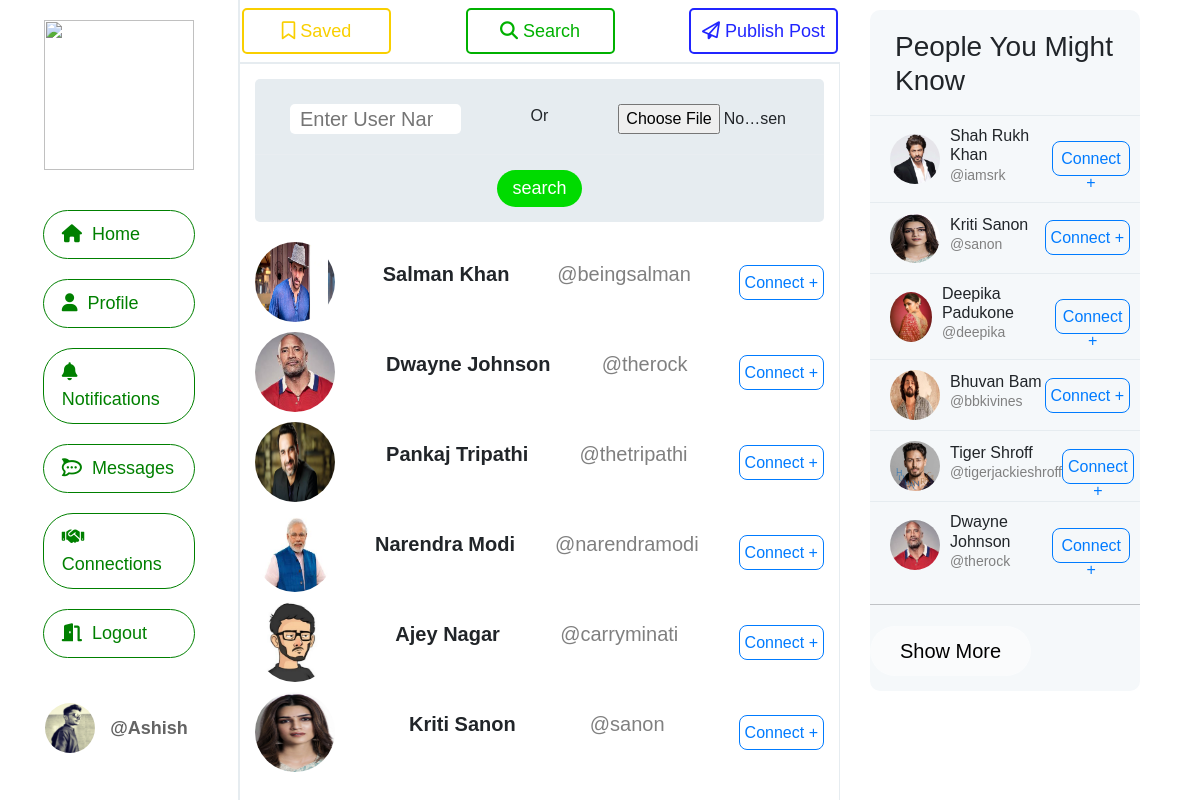
Page /search (signed in) on the committed database.
### App/models.py (models this page shows, shortened)
class User(models.Model):
    firstname = models.CharField(max_length=100)
    lastname = models.CharField(max_length=100)
    username = models.CharField(max_length=100)
    date_joined = models.DateTimeField(default=timezone.now, null=True)
    bio = models.TextField(max_length=160, blank=True, null=True)
    useremail = models.EmailField()
    password = models.CharField(max_length=100)
    pimage = models.ImageField(upload_to='profiles/')
    backupimage = models.ImageField(upload_to='searches/', null=True)

### App/views.py (the view)
# urls.py: path('search',views.search,name='search'),
def search(request):
    global searcheduser
    try:
        uid = request.session['logid']
    except:
        return redirect('login')
    try:
        Authenticated = User.objects.get(id=uid)
    except:
        Authenticated = None
    if Authenticated is not None:
        notification = Notification.objects.get(user=Authenticated)
        usersuggestions = User.objects.all().exclude(username=Authenticated.username).order_by("?")[:6]
        followings = Follower.objects.filter(followers=Authenticated).values_list('user', flat=True)
        suggestions = User.objects.exclude(pk__in=followings).exclude(username=Authenticated.username).order_by("?")[:6]
        if request.method=='POST':
            username = request.POST.get('username')
            found = False
            if username == '':
                userimage = request.FILES['searchimage']
                searchImage = Image.open(userimage)
                image_array = np.array(searchImage)
                found_id = None
                try :
                    dfs = DeepFace.find(img_path=image_array,db_path="media/searches/")
                    userstring = str(dfs[0]['identity'].iloc[0])
                    originalString = userstring[6:]
                    searcheduser = User.objects.values('id', 'backupimage')
                    for item in searcheduser:
                        if item['backupimage'] == originalString:
                            found_id = item['id']
                            break
                    searcheduser = User.objects.filter(id=found_id).first()
                    found = True
                except:
                    messages.error(request, "User Not Found with This Face")
                    searcheduser = False
            else:
                try:
                    searcheduser = User.objects.get(username = username)
                    found = True
                except:
                    found = False
                print("*****************************************")
                print(found)
            if found == False:
                global message
                messages.error = (request,"User Not Found with This Face or User Name")
        else:
            searcheduser = False
        context = {
            'user' : Authenticated,
            'notification' : notification,
            'suggestions' : suggestions,
            'searcheduser':searcheduser,
            'usersuggestions':usersuggestions,
        }
        return render(request,'search.html',context)
    else:
        return redirect(login)

### App/templates/search.html (shortened to what this page needs)
<!DOCTYPE html>
<html lang="en">
{% load static %}
<head>
    <link rel="stylesheet" href="{% static 'css/style.css' %}">
    <link rel="stylesheet" href="https://cdnjs.cloudflare.com/ajax/libs/slick-carousel/1.8.1/slick.css"/>
    <link rel="stylesheet" href="https://cdnjs.cloudflare.com/ajax/libs/font-awesome/6.6.0/css/all.min.css"
 />
        <link rel="stylesheet" href="https://cdn.jsdelivr.net/npm/sweetalert2@11/dist/sweetalert2.min.css">
        <link href="https://cdn.jsdelivr.net/npm/bootstrap@5.0.2/dist/css/bootstrap.min.css" rel="stylesheet">
</head>
<body>
    <div class="grid-container">
        <header>
            <button class="save" onclick="window.location.href='saved';"><i class="fa-regular fa-bookmark"></i> Saved</button>
            <button class="search" onclick="window.location.href='search';"><i class="fa-solid fa-magnifying-glass"></i> Search</button>
            <button type="button" class="publish" data-bs-toggle="modal" data-bs-target="#exampleModal">
            <i class="fa-regular fa-paper-plane" ></i> Publish Post</button>
        </header>
<div class="side">
    <div class="logo">
        <img src="{% static 'images/connection2.png' %}" alt="">
    </div>
    <div class="navigation">
        <a href="index"><i class="fa-solid fa-house"></i>Home</a>
        <a href="profile/{{user.username}}"><i class="fa-solid fa-user"></i>Profile</a>
        <a href="notification"><i class="fa-solid fa-bell"></i>Notifications
        </a>
        <a href="messaging"><i class="fa-brands fa-rocketchat"></i>Messages</a>
        <a href="connections"><i class="fa-solid fa-handshake"></i>Connections</a>
        <a href="logout"><i class="fa-solid fa-door-open"></i>Logout</a>
    </div>
    <div class="log-user">
        <img src="media/{{user.pimage}}" alt="Profile Image">
        <a href="/profile">@{{ user.username}}</a>
    </div>
</div>
        <div class="posts">
            <form action="search" method="POST" id="searchForm" class="user-search" enctype="multipart/form-data">
                <div class="search-type">
                    <input type="search" name="username" placeholder="Enter User Name">
                    <span>Or</span>
                    <input type="file" id="imageid" name="searchimage">
                </div>
                <hr>
                <input type="submit" onclick="loadLoader()" value="search">
            </form>
            {% for usuggest in usersuggestions %}
            <div class="search-result">
                <div class="result">
                    <img src="media/{{usuggest.pimage}}" alt="Profile Image" onclick="window.location.href='profile/{{usuggest.username}}'">
                    <p style="font-weight:bold;" onclick="window.location.href='profile/{{usuggest.username}}'">{{usuggest.firstname}} {{usuggest.lastname}}</p>
                    <p style="color:grey" onclick="window.location.href='profile/{{usuggest.username}}'">@{{usuggest.username}}</p>
                    <button onclick="follow_user(this,'{{usuggest.username}}','suggest')">Connect + </button>
                </div>
            </div>
            {% endfor %}
        </div>
        <div class="suggest">
            <h3 style="padding:10px 25px;">People You Might Know</h3>
            {% for suggest in suggestions %}
            <div class="users">
                <div class="suggest-media">
                <img src="media/{{suggest.pimage}}" alt="{{ suggest.username }}" onclick="window.location.href='profile/{{suggest.username}}'">
                <h5 onclick="window.location.href='profile/{{suggest.username}}'">{{ suggest.firstname }} {{suggest.lastname}}<br/>
                    <span>@{{ suggest.username }}</span>
                </h5>
                </div>
                <button onclick="follow_user(this,'{{suggest.username}}','suggest')"; data-username={{suggest.username}}>Connect + </button>
            </div>
            {% endfor %}
            <hr>
            <button class="more">
                Show More
            </button>
        </div>
    </div>
</body>
</html>

### App/static/css/style.css (style rules this page uses)
* { margin: 0; padding: 0; box-sizing: border-box; font-family: 'Gill Sans', 'Gill Sans MT', Calibri, 'Trebuchet MS', sans-serif; }
body { background-color: white; }
.grid-container { position: relative; display: grid; grid-template-columns: 20vw 50vw 30vw; grid-template-rows:8vh 92vh; grid-template-areas: 'side head suggest' 'side posts suggest '; }
header { grid-area: head; display: flex; padding: 8px 2px; display: flex; justify-content: space-between; border-bottom: 2px solid #e6ecf0; }
.search, .save, .publish { width: 25%; border-radius: 5px; border:2px solid black; background-color: white; font-size: 18px; transition: all 0.2s; }
.search { color: rgb(0, 177, 0); border-color: rgb(0, 177, 0); }
.save { color: rgb(249, 207, 0); border-color: rgb(249, 207, 0); }
.publish { color:rgb(33, 37, 255); border-color: rgb(33, 37, 255); }
.side { grid-area: side; background-color: transparent; border-right: 2px solid #e6ecf0; }
.logo { text-align: center; margin: 20px 0; }
.side .logo img { height: 150px; width: 150px; }
.navigation { margin: 10px 0; padding: 10px; display: flex; flex-direction: column; align-items: center; }
.posts { grid-area: posts; display: flex; flex-direction: column; overflow-y: auto; border-right: 1px solid #e6ecf0; }
.suggest { grid-area: suggest; margin: 10px 60px 0 30px; padding: 10px 0px; background-color: #f5f8fa; border-radius: 10px; height: max-content; }
.suggest .users h5 { font-size: 16px; }
.suggest .users h5 span { color: grey; font-size: 14px; cursor: pointer; }
.suggest .users button { font-size: 16px; padding: 5px ; height: 35px; color: rgb(0, 123, 255); border:1px solid rgb(0, 123, 255); background-color: transparent; cursor: pointer; border-radius: 8px; transition: all .2s; }
.suggest .more { font-size: 20px; margin: 5px auto; border: none; background-color: rgba(255,255,255,0.5); padding: 10px 30px; border-radius: 30px; cursor: pointer; }

### rows in the picture
User: pimage (picture), username "Ashish"
User: pimage (picture), firstname "Salman", lastname "Khan", username "beingsalman"
User: pimage (picture), firstname "Dwayne", lastname "Johnson", username "therock"
User: pimage (picture), firstname "Pankaj", lastname "Tripathi", username "thetripathi"
User: pimage (picture), firstname "Narendra", lastname "Modi", username "narendramodi"
User: pimage (picture), firstname "Ajey", lastname "Nagar", username "carryminati"
User: pimage (picture), firstname "Kriti", lastname "Sanon", username "sanon"
User: pimage (picture), firstname "Shah Rukh", lastname "Khan", username "iamsrk"
User: pimage (picture), firstname "Deepika", lastname "Padukone", username "deepika"
User: pimage (picture), firstname "Bhuvan", lastname "Bam", username "bbkivines"
User: pimage (picture), firstname "Tiger", lastname "Shroff", username "tigerjackieshroff"
